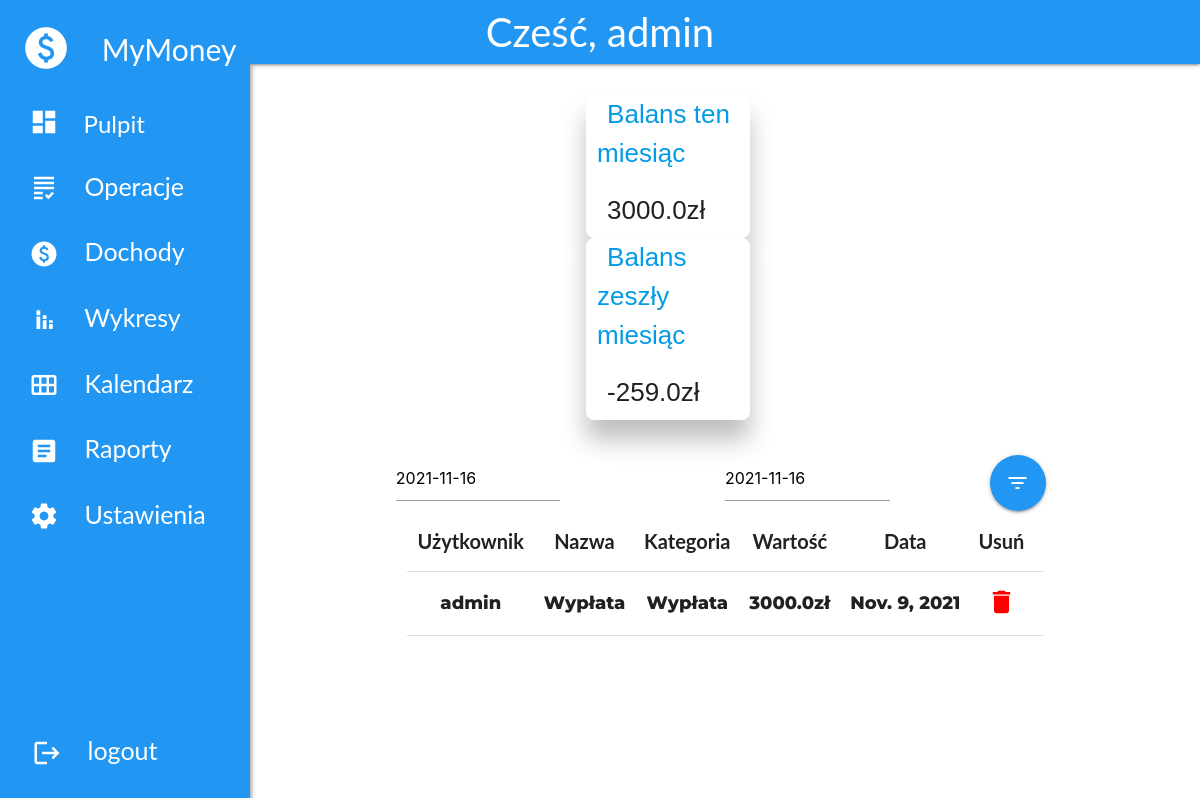
Page /operations (signed in) on the committed database.
### budget_app/models.py (models this page shows)
class ExpenseInfo(models.Model):
    username = models.CharField(max_length=255, default='NoName')
    expense_name = models.CharField(max_length=20)
    category = models.CharField(max_length=20)
    cost = models.FloatField()
    budget_id = models.CharField(default='0123456789', max_length=10)
    date_added = models.DateField()
    user_expense = models.CharField(max_length=20)

### budget_app/views.py (the view)
# urls.py: path('operations', views.operations, name='operations'),
def operations(request):
    try:
        from_ = request.POST['from']
        to_ = request.POST['to']
    except:
        to_, from_ = date.today(), date.today() - timedelta(days=7)
    budget_id = request.user.last_name
    expense_items = ExpenseInfo.objects.filter(user_expense=budget_id, date_added__range=[from_, to_]).order_by(
        '-date_added')
    balance = ExpenseInfo.objects.filter(user_expense=budget_id, date_added__month=date.today().month).aggregate(
        budget=Sum('cost'))
    balance_month = ExpenseInfo.objects.filter(user_expense=budget_id,
                                               date_added__month=date.today().month - 1).aggregate(
        budget=Sum('cost'))
    context = {'expense_items': expense_items,
               'balance': balance['budget'],
               'balance_month': balance_month['budget']}
    return render(request, "budget_app/operations.html", context=context)

### budget_app/templates/budget_app/operations.html (shortened to what this page needs)
{% load static %}
<!DOCTYPE html>
<html>
<head>
        <link rel="stylesheet" href="https://cdnjs.cloudflare.com/ajax/libs/materialize/1.0.0/css/materialize.min.css">
        <link rel="stylesheet" href="{% static 'css/style.css' %}">
</head>
<body>
<nav class="blue" >
     <center><a href='{% url "index" %}' class='welcome'>Cześć, {{ user }}</a></center>
</nav>
    <div id="mySidebar" class="sidebar" onmouseover="toggleSidebar()" onmouseout="toggleSidebar()">
        <ul>
            <li><a href="app"><span><i class="material-icons" style="font-size: 50px; margin-left: -8px;">paid</i><span class="icon-text" style="font-size:30px">&nbsp;&nbsp;&nbsp;&nbsp;MyMoney</span></a></li>
            <li><a href="app"><span><i class="material-icons">dashboard</i><span class="icon-text">&nbsp;&nbsp;&nbsp;&nbsp;Pulpit</span></a></li>
            <li><a href="operations"><i class="material-icons">grading</i>&nbsp;&nbsp;&nbsp;&nbsp;Operacje</a></span></li>
            <li><a href="payments"><i class="material-icons">paid</i>&nbsp;&nbsp;&nbsp;&nbsp;Dochody</a></span></li>
            <li><a href="charts"><i class="material-icons">stacked_bar_chart</i>&nbsp;&nbsp;&nbsp;&nbsp;Wykresy</span></a></li>
            <li><a href="calendar"><i class="material-icons">calendar_view_month</i>&nbsp;&nbsp;&nbsp;&nbsp;Kalendarz</span></a></li>
            <li><a href="raports"><i class="material-icons">article</i>&nbsp;&nbsp;&nbsp;&nbsp;Raporty</span></a></li>
            <li><a href="settings"><i class="material-icons">settings</i>&nbsp;&nbsp;&nbsp;&nbsp;Ustawienia</span></a></li>
        </ul>
        <a href="{% url "logout" %}" class="logout"><i class="material-icons">logout</i>&nbsp;&nbsp;&nbsp;&nbsp;logout<span></a>
    </div>
<div id="main">
        <div class="section">
            <form class="col s12" action='{% url "operations" %}' method='post'>
                <div class="row">
                    <div class="container">
                            <div class="dash_info_payment col s3 offset-s3 "><a class="title_dash_balance2">Balans ten miesiąc</a>
                                            <h4 class="amount_dash_balance2">{{balance}}zł</h4></div>
                            <div class="dash_info_payment col s3 offset-s3"><a class="title_dash_balance3">Balans zeszły miesiąc</a>
                                            <h4 class="amount_dash_balance2">{{balance_month}}zł</h4></div>
                            <br><br><br><br><br><br><br>
            </div>
        </div>
    <div class="section">
            <div class="row">
                <div class="container">
                    <form action='{% url "operations" %}' method='post'>
                    <input name="from" id="from" type="text" class="datepicker col s3">
                    <div class="col s3"></div>
                    <input name="to" id="to" type="text" class="datepicker col s3">
                    <button class="btn-floating btn-large waves-effect waves-light blue" style="margin-left:100px;">
                            <i class="material-icons right">filter_list</i>
                    </button>
                    </form>
                    <div class="col s12">
                        <table class="highlight centered responsive-table" ">
                            <thead>
                                <tr style="font-size: 20px; font-weight: 300;">
                                    <th>Użytkownik</th>
                                    <th>Nazwa</th>
                                    <th>Kategoria</th>
                                    <th>Wartość</th>
                                    <th>Data</th>
                                    <th>Usuń</th>
                                    <th></th>
                                </tr>
                            </thead>
                            <tbody style="font-size: 18px; font-family: 'Montserrat', sans-serif; font-weight: 800;">
                                {% for expense_item in expense_items %}
                                <tr>
                                    <td>{{ expense_item.username}}</td>
                                    <td>{{ expense_item.expense_name }}</td>
                                    <td>{{ expense_item.category }}</td>
                                    <td>{{ expense_item.cost }}zł</td>
                                    <td>{{ expense_item.date_added}}</td>
                                    <td><a href="{% url 'delete item' expense_item.id %}"><i class="material-icons" style="color: red;">delete</i></a></td>
                                </tr>
                                {% endfor %}
                            </tbody>
                        </table>
                    </div>
                </div>
            </div>
    </div>
</div>
</body>
</html>

### budget_app/static/css/style.css (style rules this page uses)
body { font-family: "Lato", sans-serif; }
.sidebar { height: 100%; width: 85px; position: fixed; z-index: 1; top: 0; left: 0; background-color: #2196F3; overflow-x: hidden; transition: 0.5s; padding-top: 0px; white-space: nowrap; box-shadow: 5px 60px 5px -4px #888; }
.sidebar a { padding: 8px 8px 8px 32px; text-decoration: none; font-size: 25px; color: #ffffff; display: block; transition: 0.3s; }
.material-icons, .icon-text { vertical-align: middle; font-size: 24px; }
.material-icons { padding-bottom: 3px; font-size: 30px; }
#main { transition: margin-left .5s; padding: 16px; margin-left: 100px; }
.logout { position: absolute; bottom: 20px; }
li { margin: 10px -3px; }
.welcome { font-size: 40px; }
nav { z-index:1 }
.dash_info_payment { background-color: #ffffff; border-radius: 8px; margin-right: 50px; margin-left: 190px !important; box-shadow: 0 20px 25px rgba(0,0,0,0.25); text-align: left; }
.dash_info_payment * { font-family: "Poppins",sans-serif; font-size: 26px; font-color: black; text-align: left; padding-left: 10px; }

### rows in the picture
ExpenseInfo: username "admin", expense_name "Wypłata", category "Wypłata", cost "3000.0", date_added "Nov. 9, 2021"

### other values in the picture
{{ user }} "admin"
{{ balance }} "3000.0"
{{ balance_month }} "-259.0"
